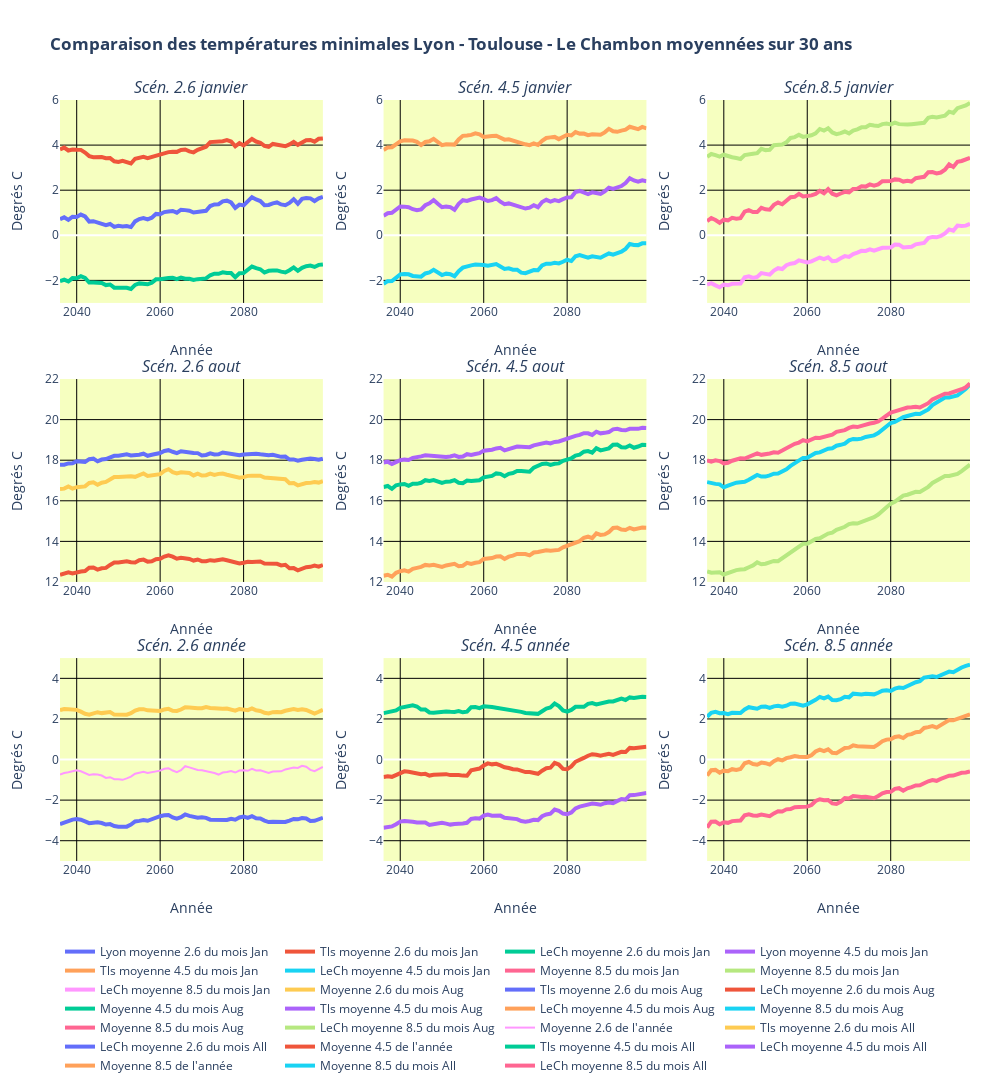

The cell this chart's notebook holds for it:
### Code cell
q = 0
traceL26_0 = go.Scatter(
    x = Lyon_year[firstPlotYear:lastPlotYear],
    y = moymAreaInterval_Lyon_26[q,:],
    mode = 'lines',
    line = dict(width = 4),
    name ='Lyon moyenne 2.6 du mois %s'%Lyon_month[calcMonth[q]]
)
traceT26_0 = go.Scatter(
    x = Tlse_year[firstPlotYear:lastPlotYear],
    y = moymAreaInterval_Tlse_26[q,:],
    mode = 'lines',
    line = dict(width = 4),
    name ='Tls moyenne 2.6 du mois %s'%Tlse_month[calcMonth[q]]
)
traceC26_0 = go.Scatter(
    x = LeCh_year[firstPlotYear:lastPlotYear],
    y = moymAreaInterval_LeCh_26[q,:],
    mode = 'lines',
    line = dict(width = 4),
    name ='LeCh moyenne 2.6 du mois %s'%LeCh_month[calcMonth[q]]
)


traceL45_0 = go.Scatter(
    x = Lyon_year[firstPlotYear:lastPlotYear],
    y = moymAreaInterval_Lyon_45[q,:],
    mode = 'lines',
    line = dict(width = 4),
    name ='Lyon moyenne 4.5 du mois %s'%Lyon_month[calcMonth[q]]
)
traceT45_0 = go.Scatter(
    x = Tlse_year[firstPlotYear:lastPlotYear],
    y = moymAreaInterval_Tlse_45[q,:],
    mode = 'lines',
    line = dict(width = 4),
    name ='Tls moyenne 4.5 du mois %s'%Tlse_month[calcMonth[q]]
)
traceC45_0 = go.Scatter(
    x = LeCh_year[firstPlotYear:lastPlotYear],
    y = moymAreaInterval_LeCh_45[q,:],
    mode = 'lines',
    line = dict(width = 4),
    name ='LeCh moyenne 4.5 du mois %s'%LeCh_month[calcMonth[q]]
)


traceL85_0 = go.Scatter(
    x = Lyon_year[firstPlotYear:lastPlotYear],
    y = moymAreaInterval_Lyon_85[q,:],
    mode = 'lines',
    line = dict(width = 4),
    name ='Moyenne 8.5 du mois %s'%Lyon_month[calcMonth[q]]
)
traceT85_0 = go.Scatter(
    x = Tlse_year[firstPlotYear:lastPlotYear],
    y = moymAreaInterval_Tlse_85[q,:],
    mode = 'lines',
    line = dict(width = 4),
    name ='Moyenne 8.5 du mois %s'%Tlse_month[calcMonth[q]]
)
traceC85_0 = go.Scatter(
    x = Tlse_year[firstPlotYear:lastPlotYear],
    y = moymAreaInterval_LeCh_85[q,:],
    mode = 'lines',
    line = dict(width = 4),
    name ='LeCh moyenne 8.5 du mois %s'%LeCh_month[calcMonth[q]]
)


q = 1
traceL26_1 = go.Scatter(
    x = Lyon_year[firstPlotYear:lastPlotYear],
    y = moymAreaInterval_Lyon_26[q,:],
    mode = 'lines',
    line = dict(width = 4),
    name ='Moyenne 2.6 du mois %s'%Lyon_month[calcMonth[q]]
)
traceT26_1 = go.Scatter(
    x = Tlse_year[firstPlotYear:lastPlotYear],
    y = moymAreaInterval_Tlse_26[q,:],
    mode = 'lines',
    line = dict(width = 4),
    name ='Tls moyenne 2.6 du mois %s'%Tlse_month[calcMonth[q]]
)
traceC26_1 = go.Scatter(
    x = LeCh_year[firstPlotYear:lastPlotYear],
    y = moymAreaInterval_LeCh_26[q,:],
    mode = 'lines',
    line = dict(width = 4),
    name ='LeCh moyenne 2.6 du mois %s'%LeCh_month[calcMonth[q]]
)

traceL45_1 = go.Scatter(
    x = Lyon_year[firstPlotYear:lastPlotYear],
    y = moymAreaInterval_Lyon_45[q,:],
    mode = 'lines',
    line = dict(width = 4),
    name ='Moyenne 4.5 du mois %s'%Lyon_month[calcMonth[q]]
)
traceT45_1 = go.Scatter(
    x = Tlse_year[firstPlotYear:lastPlotYear],
    y = moymAreaInterval_Tlse_45[q,:],
    mode = 'lines',
    line = dict(width = 4),
    name ='Tls moyenne 4.5 du mois %s'%Tlse_month[calcMonth[q]]
)
traceC45_1 = go.Scatter(
    x = LeCh_year[firstPlotYear:lastPlotYear],
    y = moymAreaInterval_LeCh_45[q,:],
    mode = 'lines',
    line = dict(width = 4),
    name ='LeCh moyenne 4.5 du mois %s'%LeCh_month[calcMonth[q]]
)

traceL85_1 = go.Scatter(
    x = Lyon_year[firstPlotYear:lastPlotYear],
    y = moymAreaInterval_Lyon_85[q,:],
    mode = 'lines',
    line = dict(width = 4),
    name ='Moyenne 8.5 du mois %s'%Lyon_month[calcMonth[q]]
)
traceT85_1 = go.Scatter(
    x = Tlse_year[firstPlotYear:lastPlotYear],
    y = moymAreaInterval_Tlse_85[q,:],
    mode = 'lines',
    line = dict(width = 4),
    name ='Moyenne 8.5 du mois %s'%Tlse_month[calcMonth[q]]
)
traceC85_1 = go.Scatter(
    x = Tlse_year[firstPlotYear:lastPlotYear],
    y = moymAreaInterval_LeCh_85[q,:],
    mode = 'lines',
    line = dict(width = 4),
    name ='LeCh moyenne 8.5 du mois %s'%LeCh_month[calcMonth[q]]
)

q = 2
traceL26_2 = go.Scatter(
    x = Lyon_year[firstPlotYear:lastPlotYear],
    y = moymAreaInterval_Lyon_26[q,:],
    name ="Moyenne 2.6 de l'année"
)
traceT26_2 = go.Scatter(
    x = Tlse_year[firstPlotYear:lastPlotYear],
    y = moymAreaInterval_Tlse_26[q,:],
    mode = 'lines',
    line = dict(width = 4),
    name ='Tls moyenne 2.6 du mois %s'%Tlse_month[calcMonth[q]]
)
traceC26_2 = go.Scatter(
    x = LeCh_year[firstPlotYear:lastPlotYear],
    y = moymAreaInterval_LeCh_26[q,:],
    mode = 'lines',
    line = dict(width = 4),
    name ='LeCh moyenne 2.6 du mois %s'%LeCh_month[calcMonth[q]]
)

traceL45_2 = go.Scatter(
    x = Lyon_year[firstPlotYear:lastPlotYear],
    y = moymAreaInterval_Lyon_45[q,:],
    mode = 'lines',
    line = dict(width = 4),
    name ="Moyenne 4.5 de l'année"
)
traceT45_2 = go.Scatter(
    x = Tlse_year[firstPlotYear:lastPlotYear],
    y = moymAreaInterval_Tlse_45[q,:],
    mode = 'lines',
    line = dict(width = 4),
    name ='Tls moyenne 4.5 du mois %s'%Tlse_month[calcMonth[q]]
)
traceC45_2 = go.Scatter(
    x = LeCh_year[firstPlotYear:lastPlotYear],
    y = moymAreaInterval_LeCh_45[q,:],
    mode = 'lines',
    line = dict(width = 4),
    name ='LeCh moyenne 4.5 du mois %s'%LeCh_month[calcMonth[q]]
)

traceL85_2 = go.Scatter(
    x = Lyon_year[firstPlotYear:lastPlotYear],
    y = moymAreaInterval_Lyon_85[q,:],
    mode = 'lines',
    line = dict(width = 4),
    name ="Moyenne 8.5 de l'année"
)
traceT85_2 = go.Scatter(
    x = Tlse_year[firstPlotYear:lastPlotYear],
    y = moymAreaInterval_Tlse_85[q,:],
    mode = 'lines',
    line = dict(width = 4),
    name ='Moyenne 8.5 du mois %s'%Tlse_month[calcMonth[q]]
)
traceC85_2 = go.Scatter(
    x = Tlse_year[firstPlotYear:lastPlotYear],
    y = moymAreaInterval_LeCh_85[q,:],
    mode = 'lines',
    line = dict(width = 4),
    name ='LeCh moyenne 8.5 du mois %s'%LeCh_month[calcMonth[q]]
)

fig = subplots.make_subplots(rows=3, 
                          cols=3, 
                          subplot_titles=("<i>Scén. 2.6 janvier</i>","<i>Scén. 4.5 janvier</i>","<i>Scén.8.5 janvier</i>",
                                         "<i>Scén. 2.6 aout</i>","<i>Scén. 4.5 aout</i>","<i>Scén. 8.5 aout</i>",
                                        "<i>Scén. 2.6 année</i>","<i>Scén. 4.5 année</i>","<i>Scén. 8.5 année</i>", ),
                            vertical_spacing=0.1)

fig.append_trace(traceL26_0, 1, 1)
fig.append_trace(traceT26_0, 1, 1)
fig.append_trace(traceC26_0, 1, 1)
fig.append_trace(traceL45_0, 1, 2)
fig.append_trace(traceT45_0, 1, 2)
fig.append_trace(traceC45_0, 1, 2)
fig.append_trace(traceL85_0, 1, 3)
fig.append_trace(traceT85_0, 1, 3)
fig.append_trace(traceC85_0, 1, 3)
fig.append_trace(traceL26_1, 2, 1)
fig.append_trace(traceT26_1, 2, 1)
fig.append_trace(traceC26_1, 2, 1)
fig.append_trace(traceL45_1, 2, 2)
fig.append_trace(traceT45_1, 2, 2)
fig.append_trace(traceC45_1, 2, 2)
fig.append_trace(traceL85_1, 2, 3)
fig.append_trace(traceT85_1, 2, 3)
fig.append_trace(traceC85_1, 2, 3)
fig.append_trace(traceL26_2, 3, 1)
fig.append_trace(traceT26_2, 3, 1)
fig.append_trace(traceC26_2, 3, 1)
fig.append_trace(traceL45_2, 3, 2)
fig.append_trace(traceT45_2, 3, 2)
fig.append_trace(traceC45_2, 3, 2)
fig.append_trace(traceL85_2, 3, 3)
fig.append_trace(traceT85_2, 3, 3)
fig.append_trace(traceC85_2, 3, 3)

fig.update_xaxes(title_text="Année", gridcolor='#000', row=1, col=1)
fig.update_xaxes(title_text="Année", gridcolor='#000', row=1, col=2)
fig.update_xaxes(title_text="Année", gridcolor='#000', row=1, col=3)
fig.update_xaxes(title_text="Année", gridcolor='#000', row=2, col=1)
fig.update_xaxes(title_text="Année", gridcolor='#000', row=2, col=2)
fig.update_xaxes(title_text="Année", gridcolor='#000', row=2, col=3)
fig.update_xaxes(title_text="Année", gridcolor='#000', row=3, col=1)
fig.update_xaxes(title_text="Année", gridcolor='#000', row=3, col=2)
fig.update_xaxes(title_text="Année", gridcolor='#000', row=3, col=3)

fig.update_yaxes(title_text="Degrés C", gridcolor='#000', range=[-3, 6], row=1, col=1)
fig.update_yaxes(title_text="Degrés C", gridcolor='#000', range=[-3, 6], row=1, col=2)
fig.update_yaxes(title_text="Degrés C", gridcolor='#000', range=[-3, 6], row=1, col=3)
fig.update_yaxes(title_text="Degrés C", gridcolor='#000', range=[12, 22], row=2, col=1)
fig.update_yaxes(title_text="Degrés C", gridcolor='#000', range=[12, 22], row=2, col=2)
fig.update_yaxes(title_text="Degrés C", gridcolor='#000', range=[12, 22], row=2, col=3)
fig.update_yaxes(title_text="Degrés C", gridcolor='#000', range=[-5, 5], row=3, col=1)
fig.update_yaxes(title_text="Degrés C", gridcolor='#000', range=[-5, 5], row=3, col=2)
fig.update_yaxes(title_text="Degrés C", gridcolor='#000', range=[-5, 5], row=3, col=3)

fig['layout']['margin'] = {'l': 60, 'r': 30, 'b': 100, 't': 100}
fig['layout'].update(autosize = False, height=1100, width=1000, 
                     plot_bgcolor='#f6ffc0', 
                     title='<b>Comparaison des températures minimales Lyon - Toulouse - Le Chambon moyennées sur 30 ans<b>')

fig.update_layout(legend_orientation="h")

# py.iplot(fig, filename='basic-line')
